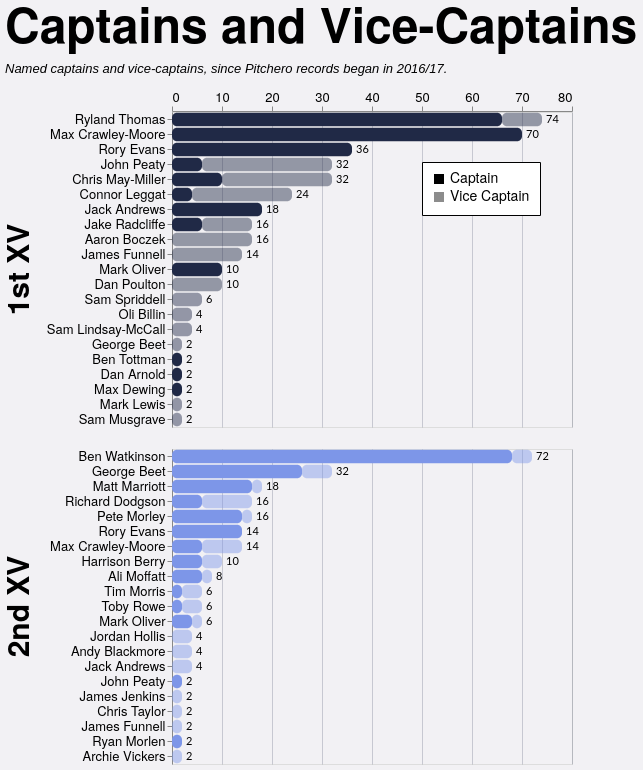

Vega-Lite specification stored for this chart:
### Vega-Lite specification from a JSON file in a GitHub repository (floating-point values rounded to 4 significant figures; data arrays with more than 128 entries replaced by an {"elided": "..."} marker saying what was removed)
{"config": {"axis": {"labelFont": "PT Sans Narrow, Helvetica Neue, Helvetica, Arial, sans-serif", "titleFont": "PT Sans Narrow, Helvetica Neue, Helvetica, Arial, sans-serif", "labelFontSize": 13, "titleFontSize": 24, "gridColor": "#202947", "gridOpacity": 0.2, "zindex": 1}, "text": {"font": "Lato, sans-serif"}, "bar": {"cornerRadiusEnd": 5}, "header": {"labelFont": "PT Sans Narrow, Helvetica Neue, Helvetica, Arial, sans-serif", "titleFont": "PT Sans Narrow, Helvetica Neue, Helvetica, Arial, sans-serif", "labelFontSize": 24, "titleFontSize": 28, "labelFontWeight": "bold", "orient": "left"}, "legend": {"labelFont": "PT Sans Narrow, Helvetica Neue, Helvetica, Arial, sans-serif", "titleFont": "PT Sans Narrow, Helvetica Neue, Helvetica, Arial, sans-serif", "labelFontSize": 14, "titleFontSize": 16, "titlePadding": 5, "fillColor": "white", "strokeColor": "black", "padding": 10, "titleFontWeight": "lighter", "titleFontStyle": "italic", "titleColor": "gray", "offset": 10}, "title": {"font": "PT Sans Narrow, Helvetica Neue, Helvetica, Arial, sans-serif", "fontSize": 48, "fontWeight": "bold", "anchor": "start", "align": "center", "titlePadding": 20, "subtitlePadding": 10, "subtitleFontSize": 13, "subtitleColor": "", "subtitleFontStyle": "italic", "offset": 15, "color": "black"}, "axisX": {"labelAngle": 0}, "facet": {"title": null, "header": null, "align": {"row": "each", "column": "each"}}, "resolve": {"scale": {"y": "independent", "facet": "independent"}}, "background": "#f2f1f4", "scale": {"offsetBandPaddingOuter": 0.2, "offsetBandPaddingInner": 0.1}}, "data": {"name": "data-61dc9a3b836d57adacc5e9ed3c2442c5"}, "facet": {"row": {"field": "squad", "header": {"labelExpr": "datum.value + ' XV'", "labelFontSize": 30, "title": null}, "sort": ["1st", "2nd"], "title": null, "type": "nominal"}}, "spec": {"layer": [{"mark": {"type": "bar"}, "encoding": {"color": {"field": "squad", "legend": null, "scale": {"domain": ["1st", "2nd"], "range": ["#202946", "#7d96e8"]}, "sort": ["1st", "2nd"], "type": "nominal"}, "opacity": {"field": "role", "legend": {"legendX": 250, "legendY": 50, "orient": "none", "title": null}, "scale": {"domain": ["Captain", "Vice Captain"], "range": [1.0, 0.45]}, "sort": ["Captain", "Vice Captain"], "type": "nominal"}, "order": {"field": "stack_order", "sort": "ascending", "type": "quantitative"}, "tooltip": [{"field": "player", "title": "Player", "type": "nominal"}, {"field": "squad", "title": "Squad", "type": "nominal"}, {"field": "role", "title": "Role", "type": "nominal"}, {"field": "games_agg", "title": "Games", "type": "quantitative"}], "x": {"axis": {"orient": "top", "title": null}, "field": "x0", "type": "quantitative"}, "x2": {"field": "x2"}, "y": {"field": "player", "sort": {"field": "player_total", "order": "descending"}, "title": null, "type": "nominal"}}, "transform": [{"aggregate": [{"op": "sum", "field": "games", "as": "games_agg"}, {"op": "max", "field": "player_total", "as": "player_total"}], "groupby": ["player", "squad", "role", "stack_order"]}, {"window": [{"op": "sum", "field": "games_agg", "as": "x2"}], "frame": [null, 0], "groupby": ["player", "squad"], "sort": [{"field": "stack_order", "order": "ascending"}]}, {"calculate": "datum.x2 - datum.games_agg", "as": "x0"}]}, {"mark": {"type": "text", "align": "left", "baseline": "middle", "color": "black", "dx": 4, "fontSize": 11}, "encoding": {"text": {"field": "total_games", "format": ".0f", "type": "quantitative"}, "x": {"axis": {"orient": "top", "title": null}, "field": "total_games", "type": "quantitative"}, "y": {"field": "player", "sort": {"field": "player_total", "order": "descending"}, "title": null, "type": "nominal"}}, "transform": [{"aggregate": [{"op": "sum", "field": "games", "as": "total_games"}, {"op": "max", "field": "player_total", "as": "player_total"}], "groupby": ["player", "squad"]}]}], "height": {"step": 15}, "transform": [{"joinaggregate": [{"op": "sum", "field": "games", "as": "player_total"}], "groupby": ["player", "squad"]}], "width": 400}, "resolve": {"scale": {"y": "independent"}}, "title": {"text": "Captains and Vice-Captains", "subtitle": "Named captains and vice-captains, since Pitchero records began in 2016/17."}, "$schema": "https://vega.github.io/schema/vega-lite/v5.20.1.json", "datasets": {"data-61dc9a3b836d57adacc5e9ed3c2442c5": {"elided": "197 records"}}}
